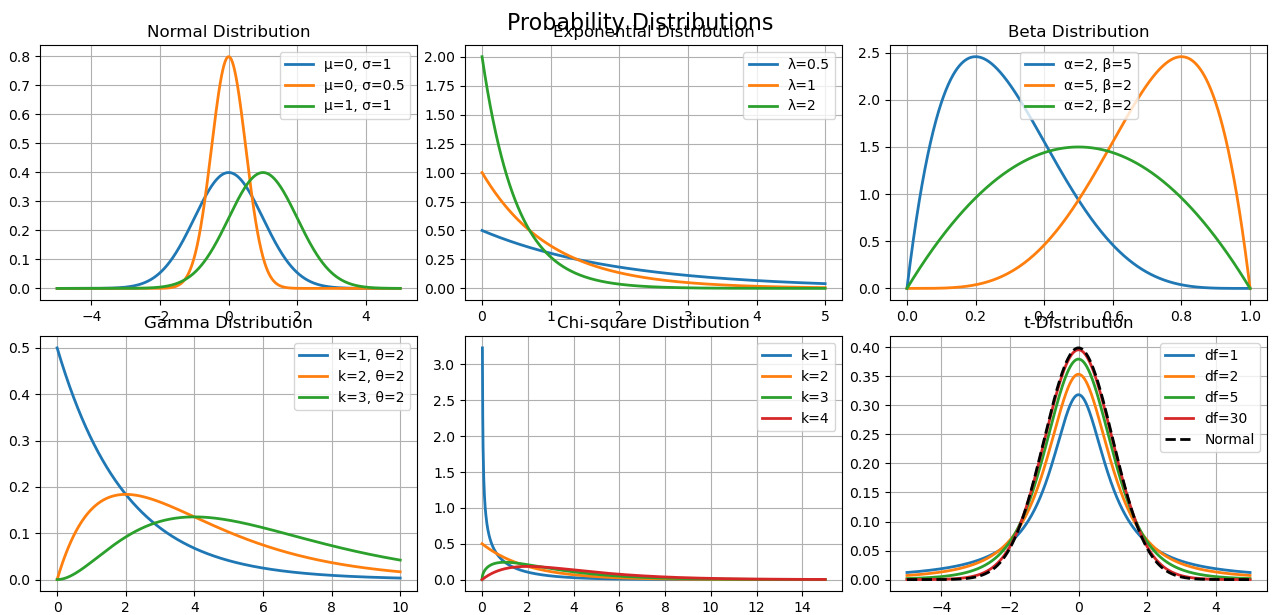

Python code for this plot:
import numpy as np
import matplotlib.pyplot as plt
from scipy import stats

# Create figure
fig, axes = plt.subplots(2, 3, figsize=(15, 10))
fig.suptitle('Probability Distributions', fontsize=16)

x = np.linspace(-5, 5, 1000)

# Normal distribution
for i, (mu, sigma) in enumerate([(0, 1), (0, 0.5), (1, 1)]):
    y = stats.norm.pdf(x, mu, sigma)
    axes[0, 0].plot(x, y, linewidth=2, label=f'μ={mu}, σ={sigma}')
axes[0, 0].set_title('Normal Distribution')
axes[0, 0].legend()
axes[0, 0].grid(True)

# Exponential distribution
x_exp = np.linspace(0, 5, 1000)
for i, lam in enumerate([0.5, 1, 2]):
    y = stats.expon.pdf(x_exp, scale=1/lam)
    axes[0, 1].plot(x_exp, y, linewidth=2, label=f'λ={lam}')
axes[0, 1].set_title('Exponential Distribution')
axes[0, 1].legend()
axes[0, 1].grid(True)

# Beta distribution
x_beta = np.linspace(0, 1, 1000)
for alpha, beta in [(2, 5), (5, 2), (2, 2)]:
    y = stats.beta.pdf(x_beta, alpha, beta)
    axes[0, 2].plot(x_beta, y, linewidth=2, label=f'α={alpha}, β={beta}')
axes[0, 2].set_title('Beta Distribution')
axes[0, 2].legend()
axes[0, 2].grid(True)

# Gamma distribution
x_gamma = np.linspace(0, 10, 1000)
for k, theta in [(1, 2), (2, 2), (3, 2)]:
    y = stats.gamma.pdf(x_gamma, k, scale=theta)
    axes[1, 0].plot(x_gamma, y, linewidth=2, label=f'k={k}, θ={theta}')
axes[1, 0].set_title('Gamma Distribution')
axes[1, 0].legend()
axes[1, 0].grid(True)

# Chi-square distribution
x_chi = np.linspace(0, 15, 1000)
for k in [1, 2, 3, 4]:
    y = stats.chi2.pdf(x_chi, k)
    axes[1, 1].plot(x_chi, y, linewidth=2, label=f'k={k}')
axes[1, 1].set_title('Chi-square Distribution')
axes[1, 1].legend()
axes[1, 1].grid(True)

# t-distribution
for df in [1, 2, 5, 30]:
    y = stats.t.pdf(x, df)
    axes[1, 2].plot(x, y, linewidth=2, label=f'df={df}')
# Add normal for comparison
axes[1, 2].plot(x, stats.norm.pdf(x), 'k--', linewidth=2, label='Normal')
axes[1, 2].set_title('t-Distribution')
axes[1, 2].legend()
axes[1, 2].grid(True)

plt.tight_layout()
plt.show()
